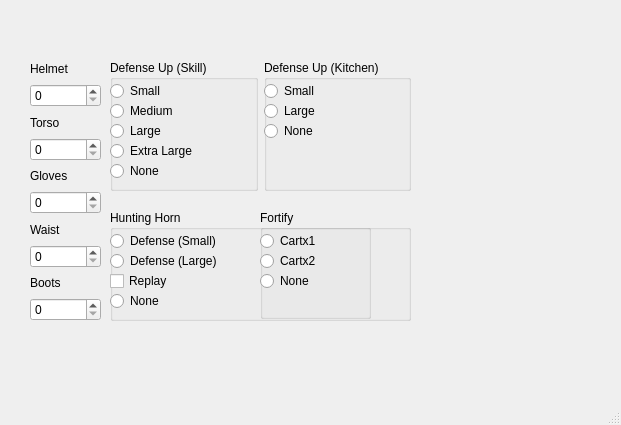
<?xml version="1.0" encoding="UTF-8"?>
<ui version="4.0">
 <class>defensecalculatorwindow</class>
 <widget class="QMainWindow" name="defensecalculatorwindow">
  <property name="geometry">
   <rect>
    <x>0</x>
    <y>0</y>
    <width>621</width>
    <height>425</height>
   </rect>
  </property>
  <property name="windowTitle">
   <string>MainWindow</string>
  </property>
  <widget class="QWidget" name="centralwidget">
   <widget class="QWidget" name="">
    <property name="geometry">
     <rect>
      <x>30</x>
      <y>60</y>
      <width>71</width>
      <height>261</height>
     </rect>
    </property>
    <layout class="QVBoxLayout" name="verticalLayout">
     <item>
      <widget class="QLabel" name="label">
       <property name="text">
        <string>Helmet</string>
       </property>
      </widget>
     </item>
     <item>
      <widget class="QSpinBox" name="spinBox_5"/>
     </item>
     <item>
      <widget class="QLabel" name="label_2">
       <property name="text">
        <string>Torso</string>
       </property>
      </widget>
     </item>
     <item>
      <widget class="QSpinBox" name="spinBox"/>
     </item>
     <item>
      <widget class="QLabel" name="label_3">
       <property name="text">
        <string>Gloves</string>
       </property>
      </widget>
     </item>
     <item>
      <widget class="QSpinBox" name="spinBox_2"/>
     </item>
     <item>
      <widget class="QLabel" name="label_4">
       <property name="text">
        <string>Waist</string>
       </property>
      </widget>
     </item>
     <item>
      <widget class="QSpinBox" name="spinBox_3"/>
     </item>
     <item>
      <widget class="QLabel" name="label_5">
       <property name="text">
        <string>Boots</string>
       </property>
      </widget>
     </item>
     <item>
      <widget class="QSpinBox" name="spinBox_4"/>
     </item>
    </layout>
   </widget>
   <widget class="QWidget" name="">
    <property name="geometry">
     <rect>
      <x>110</x>
      <y>60</y>
      <width>301</width>
      <height>131</height>
     </rect>
    </property>
    <layout class="QHBoxLayout" name="horizontalLayout">
     <item>
      <widget class="QGroupBox" name="groupBox">
       <property name="title">
        <string>Defense Up (Skill)</string>
       </property>
       <widget class="QRadioButton" name="radioButton">
        <property name="geometry">
         <rect>
          <x>0</x>
          <y>20</y>
          <width>117</width>
          <height>22</height>
         </rect>
        </property>
        <property name="text">
         <string>Small</string>
        </property>
       </widget>
       <widget class="QRadioButton" name="radioButton_2">
        <property name="geometry">
         <rect>
          <x>0</x>
          <y>40</y>
          <width>117</width>
          <height>22</height>
         </rect>
        </property>
        <property name="text">
         <string>Medium</string>
        </property>
       </widget>
       <widget class="QRadioButton" name="radioButton_3">
        <property name="geometry">
         <rect>
          <x>0</x>
          <y>60</y>
          <width>117</width>
          <height>22</height>
         </rect>
        </property>
        <property name="text">
         <string>Large</string>
        </property>
       </widget>
       <widget class="QRadioButton" name="radioButton_4">
        <property name="geometry">
         <rect>
          <x>0</x>
          <y>80</y>
          <width>117</width>
          <height>22</height>
         </rect>
        </property>
        <property name="text">
         <string>Extra Large</string>
        </property>
       </widget>
       <widget class="QRadioButton" name="radioButton_5">
        <property name="geometry">
         <rect>
          <x>0</x>
          <y>100</y>
          <width>117</width>
          <height>22</height>
         </rect>
        </property>
        <property name="text">
         <string>None</string>
        </property>
       </widget>
      </widget>
     </item>
     <item>
      <widget class="QGroupBox" name="groupBox_2">
       <property name="title">
        <string>Defense Up (Kitchen)</string>
       </property>
       <widget class="QRadioButton" name="radioButton_6">
        <property name="geometry">
         <rect>
          <x>0</x>
          <y>20</y>
          <width>117</width>
          <height>22</height>
         </rect>
        </property>
        <property name="text">
         <string>Small</string>
        </property>
       </widget>
       <widget class="QRadioButton" name="radioButton_7">
        <property name="geometry">
         <rect>
          <x>0</x>
          <y>40</y>
          <width>117</width>
          <height>22</height>
         </rect>
        </property>
        <property name="text">
         <string>Large</string>
        </property>
       </widget>
       <widget class="QRadioButton" name="radioButton_8">
        <property name="geometry">
         <rect>
          <x>0</x>
          <y>60</y>
          <width>117</width>
          <height>22</height>
         </rect>
        </property>
        <property name="text">
         <string>None</string>
        </property>
       </widget>
      </widget>
     </item>
    </layout>
   </widget>
   <widget class="QWidget" name="">
    <property name="geometry">
     <rect>
      <x>110</x>
      <y>210</y>
      <width>301</width>
      <height>111</height>
     </rect>
    </property>
    <layout class="QHBoxLayout" name="horizontalLayout_2">
     <item>
      <widget class="QGroupBox" name="groupBox_4">
       <property name="title">
        <string>Hunting Horn</string>
       </property>
       <widget class="QRadioButton" name="radioButton_12">
        <property name="geometry">
         <rect>
          <x>0</x>
          <y>20</y>
          <width>151</width>
          <height>22</height>
         </rect>
        </property>
        <property name="text">
         <string>Defense (Small)</string>
        </property>
       </widget>
       <widget class="QRadioButton" name="radioButton_13">
        <property name="geometry">
         <rect>
          <x>0</x>
          <y>40</y>
          <width>151</width>
          <height>22</height>
         </rect>
        </property>
        <property name="text">
         <string>Defense (Large)</string>
        </property>
       </widget>
       <widget class="QCheckBox" name="checkBox">
        <property name="geometry">
         <rect>
          <x>0</x>
          <y>60</y>
          <width>97</width>
          <height>22</height>
         </rect>
        </property>
        <property name="text">
         <string>Replay</string>
        </property>
       </widget>
       <widget class="QRadioButton" name="radioButton_14">
        <property name="geometry">
         <rect>
          <x>0</x>
          <y>80</y>
          <width>117</width>
          <height>22</height>
         </rect>
        </property>
        <property name="text">
         <string>None</string>
        </property>
       </widget>
       <widget class="QGroupBox" name="groupBox_3">
        <property name="geometry">
         <rect>
          <x>150</x>
          <y>0</y>
          <width>111</width>
          <height>109</height>
         </rect>
        </property>
        <property name="title">
         <string>Fortify</string>
        </property>
        <widget class="QRadioButton" name="radioButton_9">
         <property name="geometry">
          <rect>
           <x>0</x>
           <y>20</y>
           <width>117</width>
           <height>22</height>
          </rect>
         </property>
         <property name="text">
          <string>Cartx1</string>
         </property>
        </widget>
        <widget class="QRadioButton" name="radioButton_10">
         <property name="geometry">
          <rect>
           <x>0</x>
           <y>40</y>
           <width>117</width>
           <height>22</height>
          </rect>
         </property>
         <property name="text">
          <string>Cartx2</string>
         </property>
        </widget>
        <widget class="QRadioButton" name="radioButton_11">
         <property name="geometry">
          <rect>
           <x>0</x>
           <y>60</y>
           <width>117</width>
           <height>22</height>
          </rect>
         </property>
         <property name="text">
          <string>None</string>
         </property>
        </widget>
       </widget>
      </widget>
     </item>
    </layout>
   </widget>
  </widget>
  <widget class="QMenuBar" name="menubar">
   <property name="geometry">
    <rect>
     <x>0</x>
     <y>0</y>
     <width>621</width>
     <height>25</height>
    </rect>
   </property>
  </widget>
  <widget class="QStatusBar" name="statusbar"/>
 </widget>
 <resources/>
 <connections/>
</ui>
